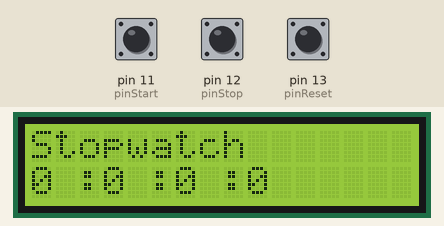
Recording of a sketch running on a simulated Arduino Uno, built with avr-gcc and run on an emulated ATmega328P. Parts: 16×2 character LCD. The inputs (shaded band) are chosen by the test bench; at power-on: pin 11 (pinStart) HIGH, pin 12 (pinStop) HIGH, pin 13 (pinReset) HIGH.

Above: at 1.2 s.
1.3 s: pin 11 (pinStart) pulled LOW for 0.15 s
At 1.4 s:
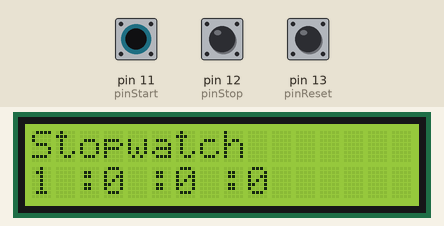
2.9 s: pin 12 (pinStop) pulled LOW for 0.15 s
4.5 s: pin 11 (pinStart) pulled LOW for 1 s
At 4.65 s:
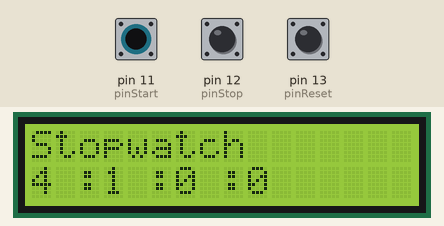

Measured:
- after the input at 1.3 s, the display: changes at once (image 1)
- after the input at 2.9 s, every drawn part: stays the same
- after the input at 4.5 s, the display: changes after 0.09 s (image 2)

The sketch:

stopwatch.ino
```cpp
#include <Wire.h>
#include <LiquidCrystal_I2C.h>
LiquidCrystal_I2C lcd(0x27,2,1,0,4,5,6,7,3,POSITIVE);

//inialisasi masing2 pin tombol
const int pinReset = 13;
const int pinStop = 12;
const int pinStart = 11;

//inialisasi masing2 nilai awal waktu
int sepersepuluhDetik = 0;
int detik = 0;
int menit = 0;
int jam = 0;

//inialisasi nilai awal dari state
int state = 0;

void setup()
{
 //inialisasi status pin I/O
 pinMode (pinReset, INPUT);
 pinMode (pinStop, INPUT);
 pinMode (pinStart, INPUT);

//menulis status awal masing2 pin tombsol
 digitalWrite(pinReset, HIGH);
 digitalWrite(pinStop, HIGH);
 digitalWrite(pinStart, HIGH);

//inialisasi jumlah baris dan kolom lcd
 lcd.begin(16, 2);
}

void loop()
{
 //jika tombol reset ditekan
 if (digitalRead(pinReset) == LOW)
 {
 //niali state menjadi = 0
 state = 0;
 }

//jika tombol stop ditekan
 else if (digitalRead(pinStop) == LOW)
 {
 //niali state menjadi = 1
 state = 1;
 }

//jika tombol start ditekan
 else if (digitalRead(pinStart) == LOW)
 {
 //nilai state menjadi = 2
 state = 2;
 }

//jika nilai state =0, maka
 if (state == 0)
 {
 //nilai masing2 variabel menjadi demikian
 sepersepuluhDetik = 0;
 detik = 0;
 menit = 0;
 jam = 0;
 }

//jika nilai state = 1
 else if (state == 1)
 {
 //nilai masing2 variabel tetap
 sepersepuluhDetik = sepersepuluhDetik;
 detik = detik;
 menit = menit;
 jam = jam;
 }

//jika nilai state = 2
 else if (state == 2)
 {
 //nilai sepersepuluhDetik bertambah terus
 sepersepuluhDetik++;
 }

//jika nilai sepersepuluhDetik lebih besar sama dengan 10
 if (sepersepuluhDetik >= 10)
 {
 //nilai sepersepuluhDetik menjadi 0 lagi
 sepersepuluhDetik = 0;
 //nilai detik bertambah 1
 detik += 1;
 }

//jika niali detik lebih dari sama dengan 60
 if (detik >= 60)
 {
 //niali detik menjadi 0
 detik = 0;
 //nilai menit bertambah 1
 menit += 1;
 }

//jika nilai menit lebih dari sama dengan 60
 if (menit >= 60)
 {
 //nilai menit kembali menjadi 0
 menit = 0;
 //nilai jam bertambah 1
 jam += 1;
 }

//menuliskan pembacaan stopwatch pada lcd
 lcd.clear();
 lcd.setCursor(0, 0);
 lcd.print("Stopwatch");
 lcd.setCursor(0, 1);
 lcd.print(sepersepuluhDetik);
 lcd.setCursor(2, 1);
 lcd.print(":");
 lcd.setCursor(3, 1);
 lcd.print(detik);
 lcd.setCursor(5, 1);
 lcd.print(":");
 lcd.setCursor(6, 1);
 lcd.print(menit);
 lcd.setCursor(8, 1);
 lcd.print(":");
 lcd.setCursor(9, 1);
 lcd.print(jam);
 //delay untuk perhitungan sepersepuluhDetik
 delay(100);
}
```
